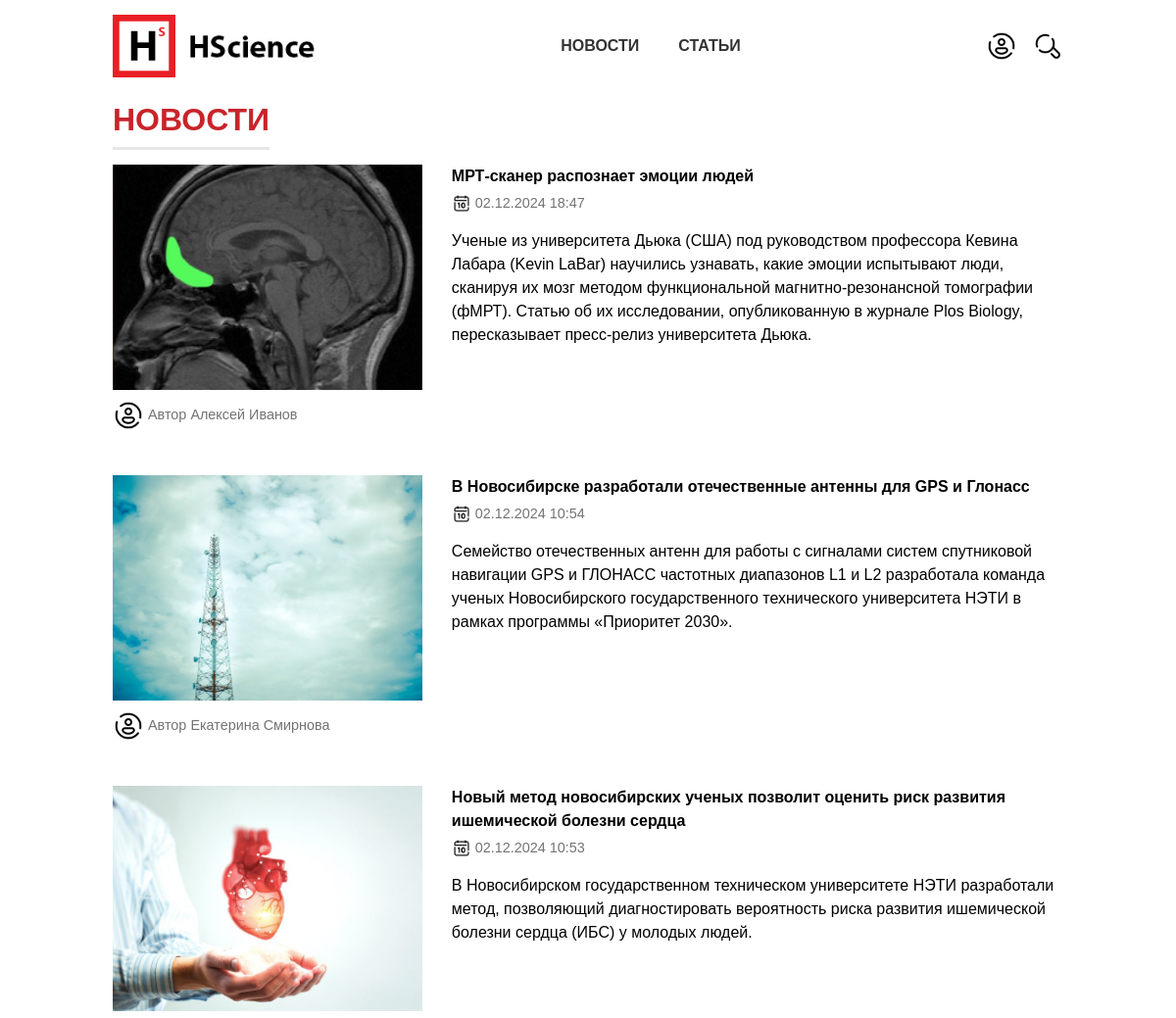
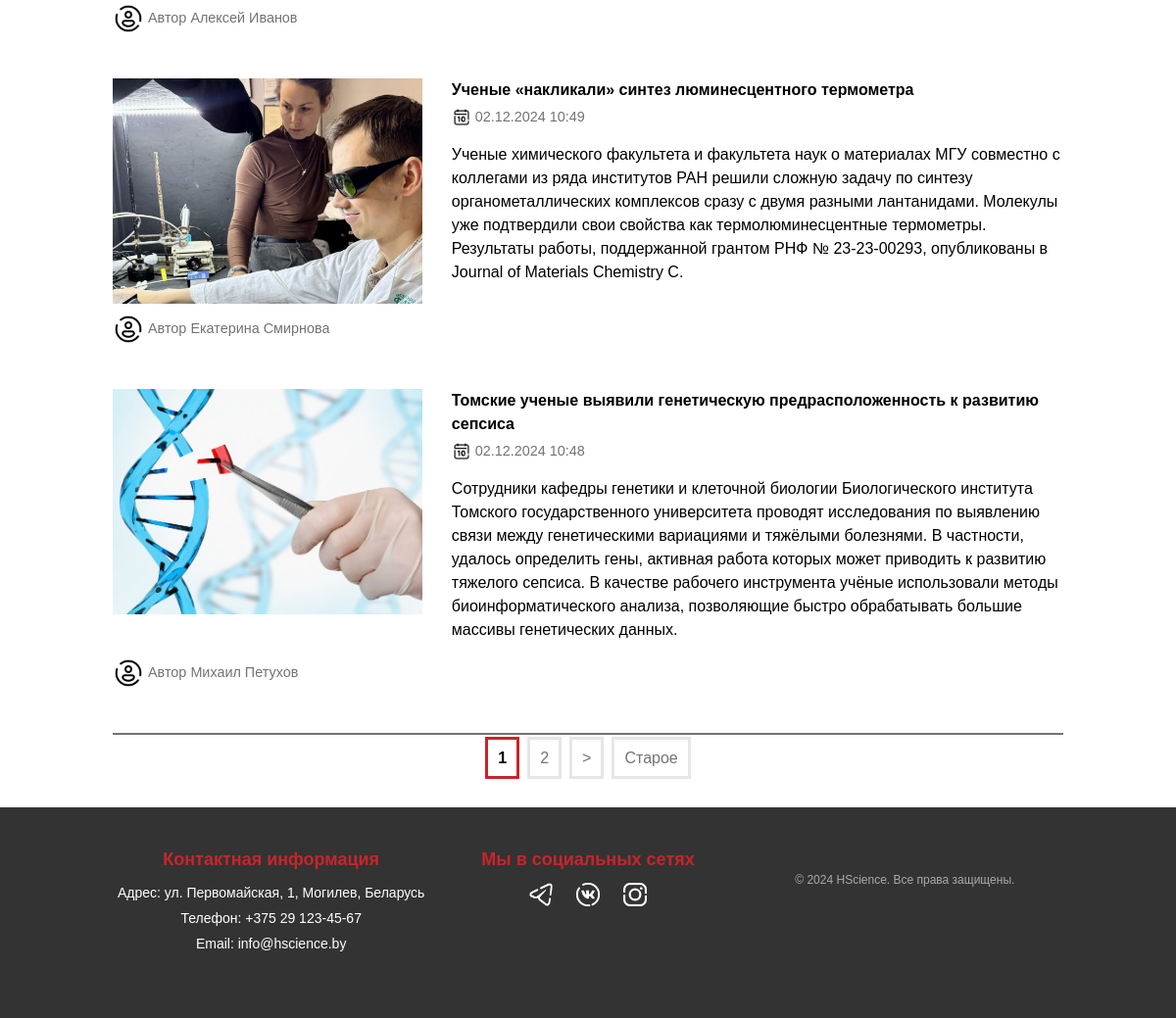
Page /news/ on the committed database (2 pictures, top to bottom).
### main/models.py (models this page shows, shortened)
class News(models.Model):
    title = models.CharField(max_length=200)
    precontent = models.TextField(blank=True)
    content = models.TextField()
    image = models.ImageField(upload_to='news_images/', blank=True)
    created_at = models.DateTimeField(default=timezone.now)
    views = models.PositiveIntegerField(default=0)
    author = models.ForeignKey(User, on_delete=models.CASCADE)
    category = models.ForeignKey(Category, on_delete=models.SET_NULL, null=True, blank=True)
    is_published = models.BooleanField(default=False)
    def get_absolute_url(self):
        return reverse('news_detail', kwargs={'pk': self.pk})

### main/views.py (the view)
# urls.py: path('news/', views.news, name='news'),
def news(request):
    news_list = News.objects.filter(is_published=True).order_by('-created_at')
    paginator = Paginator(news_list, 5)
    page_number = request.GET.get('page')
    page_obj = paginator.get_page(page_number)
    return render(request, 'main/news.html', {'page_obj': page_obj})

### main/templates/main/news.html (shortened to what this page needs)
{% extends 'main/layout.html' %}
{% block content %}
{% load static%}
<main class="layout-main">
    <div class="container">
        <section class="card-panel">
            <div class="card-header">
                <h1>Новости</h1>
            </div>
            <div class="card-body">
                <div class="announce-list super-wide">
                    {% for item in page_obj %}
                        <div class="list-item">
                            <div class="wrapper">
                                <div class="image">
                                    <a href="{{ item.get_absolute_url }}">
                                        <img class="lozad" loading="lazy" src="{{ item.image.url }}" alt="{{ item.title }}">
                                    </a>
                                </div>
                                <div class="announce">
                                    <div class="title">
                                        <a href="{{ item.get_absolute_url }}">
                                            {{ item.title }}
                                        </a>
                                    </div>
                                    <div class="props">
                                        <div class="prop time">
                                            <img class="icon-calendar" src="{% static 'main/img/icon-calendar.png' %}">
                                            <time datetime="{{ item.created_at }}">{{ item.created_at|date:"d.m.Y H:i" }}</time>
                                        </div>
                                    </div>
                                    <div class="lead">
                                        <p>{{ item.precontent }}</p>
                                    </div>
                                </div>
                            </div>
                            <div class="props-wrapper">
                                <div class="props props-wide">
                                    <div class="prop authors">
                                        <div class="author">
                                            <img class="icon-user" src="{% static 'main/img/icon-user.png' %}">
                                            Автор {{ item.author.get_full_name }}
                                        </div>
                                    </div>
                                </div>
                            </div>
                        </div>
                    {% endfor %}
                </div>
            </div>
            <div class="card-footer">
                <ul class="pagination justify-content-center flex-wrap">
                    {% for num in page_obj.paginator.page_range %}
                        {% if page_obj.number == num %}
                            <li class="page-item active"><a class="page-link" href="#">{{ num }}</a></li>
                        {% else %}
                            <li class="page-item"><a class="page-link" href="?page={{ num }}">{{ num }}</a></li>
                        {% endif %}
                    {% endfor %}
                    {% if page_obj.has_next %}
                        <li class="page-item">
                            <a class="page-link" href="?page={{ page_obj.next_page_number }}">&gt;</a>
                        </li>
                        <li class="page-item">
                            <a class="page-link" href="?page={{ page_obj.paginator.num_pages }}">Старое</a>
                        </li>
                    {% endif %}
                </ul>
            </div>
        </section>
    </div>
</main>
{% endblock %}

### rows in the picture
News: image (picture), title "МРТ-сканер распознает эмоции людей", created_at "02.12.2024 18:47", precontent "Ученые из университета Дьюка (США) под руководством профессора Кевина Лабара (Kevin LaBar) научились узнавать, какие эмоции испытывают люди, сканируя их мозг методом функциональной магнитно-резонансной томографии (фМРТ). Статью об их исследовании, опубликованную в журнале Plos Biology, пересказывает пресс-релиз университета Дьюка.", author.get_full_name "Алексей Иванов"
News: image (picture), title "В Новосибирске разработали отечественные антенны для GPS и Глонасс", created_at "02.12.2024 10:54", precontent "Семейство отечественных антенн для работы с сигналами систем спутниковой навигации GPS и ГЛОНАСС частотных диапазонов L1 и L2 разработала команда ученых Новосибирского государственного технического университета НЭТИ в рамках программы «Приоритет 2030».", author.get_full_name "Екатерина Смирнова"
News: image (picture), title "Новый метод новосибирских ученых позволит оценить риск развития ишемической болезни сердца", created_at "02.12.2024 10:53", precontent "В Новосибирском государственном техническом университете НЭТИ разработали метод, позволяющий диагностировать вероятность риска развития ишемической болезни сердца (ИБС) у молодых людей.", author.get_full_name "Алексей Иванов"
News: image (picture), title "Ученые «накликали» синтез люминесцентного термометра", created_at "02.12.2024 10:49", precontent "Ученые химического факультета и факультета наук о материалах МГУ совместно с коллегами из ряда институтов РАН решили сложную задачу по синтезу органометаллических комплексов сразу с двумя разными лантанидами. Молекулы уже подтвердили свои свойства как термолюминесцентные термометры. Результаты работы, поддержанной грантом РНФ № 23-23-00293, опубликованы в Journal of Materials Chemistry С.", author.get_full_name "Екатерина Смирнова"
News: image (picture), title "Томские ученые выявили генетическую предрасположенность к развитию сепсиса", created_at "02.12.2024 10:48", precontent "Сотрудники кафедры генетики и клеточной биологии Биологического института Томского государственного университета проводят исследования по выявлению связи между генетическими вариациями и тяжёлыми болезнями. В частности, удалось определить гены, активная работа которых может приводить к развитию тяжелого сепсиса. В качестве рабочего инструмента учёные использовали методы биоинформатического анализа, позволяющие быстро обрабатывать большие массивы генетических данных.", author.get_full_name "Михаил Петухов"

### other values in the picture
{{ num }} "1"
{{ num }} "2"
